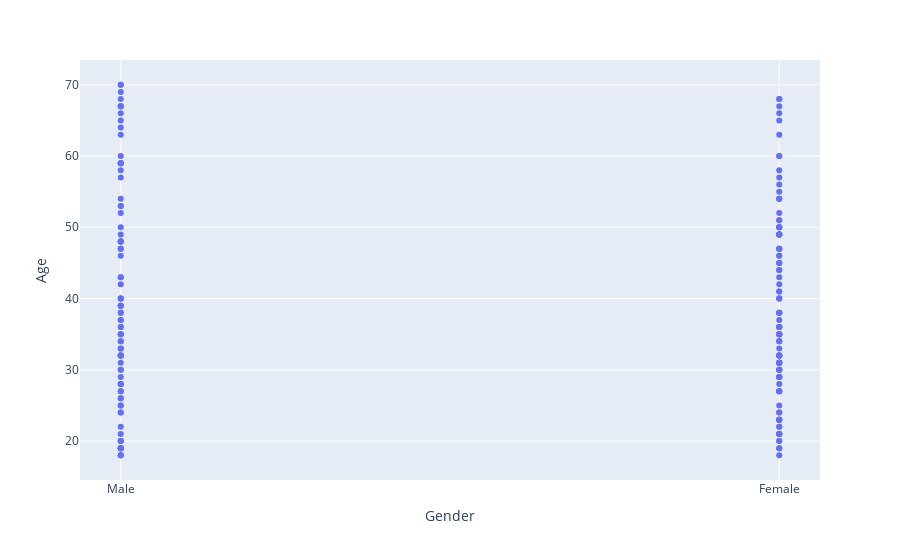

Write notebook code for a chart like this one.
### Code cell
fig = px.scatter(df, x="Gender", y="Age")
fig.show()

### Figure 1 — Plotly figure (JSON) as saved in the notebook; plotly's stock layout.template omitted (floating-point values rounded to 4 significant figures; data arrays with more than 128 entries replaced by an {"elided": "..."} marker saying what was removed)
{"data": [{"hovertemplate": "Gender=%{x}<br>Age=%{y}<extra></extra>", "legendgroup": "", "marker": {"color": "#636efa", "symbol": "circle"}, "mode": "markers", "name": "", "orientation": "v", "showlegend": false, "type": "scatter", "x": {"elided": "200 str values"}, "xaxis": "x", "y": {"elided": "200 int values"}, "yaxis": "y"}], "layout": {"legend": {"tracegroupgap": 0}, "margin": {"t": 60}, "xaxis": {"anchor": "y", "domain": [0, 1], "title": {"text": "Gender"}}, "yaxis": {"anchor": "x", "domain": [0, 1], "title": {"text": "Age"}}}}
